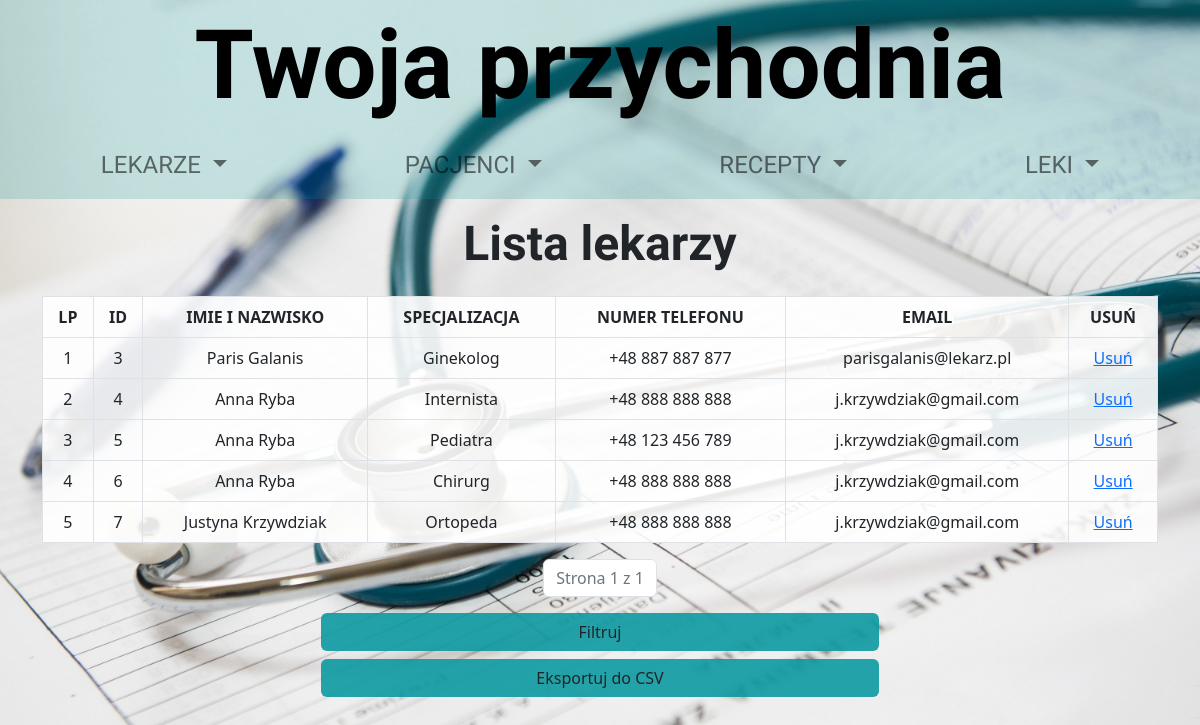
Screenshot of /wyswietl_lekarza/ with the database file from the repository.
### przychodnia_app/models.py (models this page shows, shortened)
class DaneOsobowe(models.Model):
    imie_nazwisko = models.CharField(max_length=50)
    numer_telefonu = models.CharField(max_length=20)
    email = models.EmailField(max_length=50)
    class Meta:
        abstract = True

class Lekarz(DaneOsobowe):
    specjalizacja = models.CharField(max_length=30,
                                     choices=SPECJALIZACJE)

### przychodnia_app/views.py (the view)
# urls.py: path('wyswietl_lekarza/', views.wyswietl_lekarza, name='wyswietl_lekarza'),
def wyswietl_lekarza(request):
    filter_by = request.GET.get('filterBy') or ''
    phrase = request.GET.get('phrase') or ''
    if filter_by and phrase:
        query_args = {
            '{0}__{1}'.format(filter_by, 'exact' if phrase.isnumeric() else 'icontains'): phrase
        }
        lekarz = Lekarz.objects.filter(**query_args)
    else:
        lekarz = Lekarz.objects.all()
    p = Paginator(lekarz, 5)
    page = request.GET.get('page')
    lekarze_na_stronie = p.get_page(page)
    lekarze = Lekarz.objects.all()
    return render(request, 'wyswietl_lekarza.html', {
        'lekarze': lekarze,
        'lekarze_na_stronie': lekarze_na_stronie,
        'filter_by': filter_by,
        'phrase': phrase
    })

### przychodnia_app/templates/wyswietl_lekarza.html (shortened to what this page needs)
{% extends "szablon.html" %}
{% block zawartosc %}
<div class="container">
    <h1 class="header-logotype2 text-center p-3">Lista lekarzy</h1>
        <table class="table table-bordered justyna-table text-center">
            <tr>
                <th>LP</th>
                <th>ID</th>
                <th>IMIE I NAZWISKO</th>
                <th>SPECJALIZACJA</th>
                <th>NUMER TELEFONU</th>
                <th>EMAIL</th>
                <th>USUŃ</th>
            </tr>
            {% for lekarz in lekarze_na_stronie %}
                <tr>
                    <td>{{ forloop.counter }}</td>
                    <td>{{ lekarz.id }}</td>
                    <td>{{ lekarz.imie_nazwisko }}</td>
                    <td>{{ lekarz.specjalizacja }}</td>
                    <td>{{ lekarz.numer_telefonu }}</td>
                    <td>{{ lekarz.email }}</td>
                    <td><a href="usun/{{ lekarz.id }}">Usuń</a></td>
                </tr>
            {% endfor %}
        </table>
       <nav aria-label="Page navigation example">
          <ul class="pagination justify-content-center">
                <li class="page-item disabled"><a class="page-link" href="#">Strona {{ lekarze_na_stronie.number }} z {{ lekarze_na_stronie.paginator.num_pages }}</a></li>
          </ul>
        </nav>
        <div class="d-grid gap-2 col-6 mx-auto">
            <a href="{% url 'filtruj_lekarza' %}"  class="btn justyna-button-color-second">Filtruj</a>
            <a href="{% url 'export_lekarze' %}"  class="btn justyna-button-color-second">Eksportuj do CSV</a>
        </div>
</div>
{% endblock %}

### przychodnia_app/static/main.css (style rules this page uses)
:root { --bg-justynka-zielonki: rgba(14, 153, 161, 0.2) }
html { height: 100%; }
.bg-justyna-custom { background: url("img/bg.jpg") center center/cover no-repeat fixed; }
.header-logotype2 { font-family: 'Amatic SC', cursive; font-family: 'Oswald', sans-serif; font-weight: 700; font-size: 3rem; }
.justyna-table { background: rgba(255,255,255,0.9); }
.justyna-button-color-second { background: rgba(14, 153, 161, 0.9); }

### rows the page displays
Lekarz: id "3", imie_nazwisko "Paris Galanis", specjalizacja "Ginekolog", numer_telefonu "+48 887 887 877", email "parisgalanis@lekarz.pl"
Lekarz: id "4", imie_nazwisko "Anna Ryba", specjalizacja "Internista", numer_telefonu "+48 888 888 888", email "j.krzywdziak@gmail.com"
Lekarz: id "5", imie_nazwisko "Anna Ryba", specjalizacja "Pediatra", numer_telefonu "+48 123 456 789", email "j.krzywdziak@gmail.com"
Lekarz: id "6", imie_nazwisko "Anna Ryba", specjalizacja "Chirurg", numer_telefonu "+48 888 888 888", email "j.krzywdziak@gmail.com"
Lekarz: id "7", imie_nazwisko "Justyna Krzywdziak", specjalizacja "Ortopeda", numer_telefonu "+48 888 888 888", email "j.krzywdziak@gmail.com"

### other values shown
{{ lekarze_na_stronie.number }} "1"
{{ lekarze_na_stronie.paginator.num_pages }} "1"
